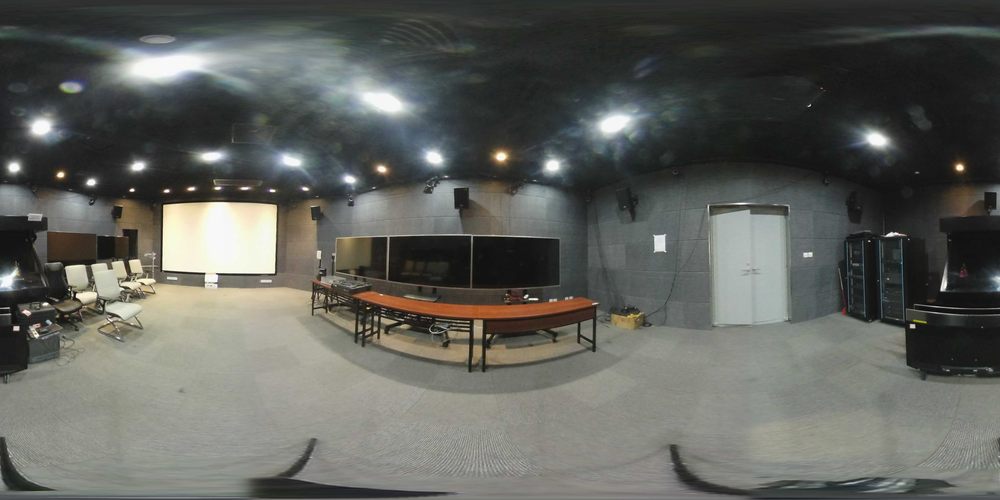
%> input picture fov_selection/375.png, 1000 x 500 px, shrunk from 4096 x 2048 before the run
$ octave --eval "result = select_points(imread('375.png'));"   (GNU Octave 9; MATLAB toolbox functions it lacks are replaced by stand-ins)
%> lines starting %> are read from the running program, lines starting %| are printed output that depends on the picture
function [phi theta]=select_points(img)
I = rgb2gray(img);
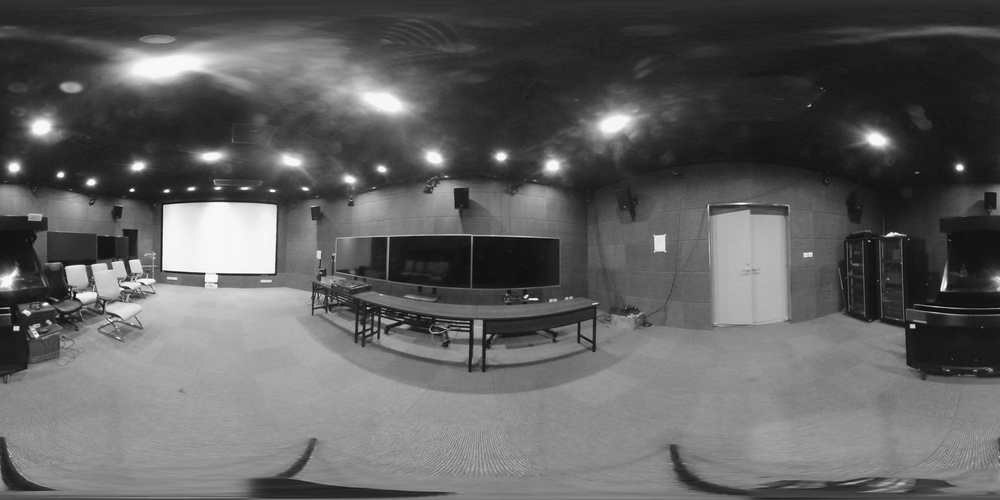
%> I: size 500x1000 uint8; min 3, max 255, mean 96.1
img = double(I);

%%% auto downsampling %%%
[M,N]=size(I);
%> M = 500; N = 1000
f = max(1,round(min(M,N)/256));
%> f = 2
if(f>1)
    lpf = ones(f,f);
    lpf = lpf/sum(lpf(:));
%> lpf = [0.25 0.25; 0.25 0.25]
    img = imfilter(img,lpf,'symmetric','same');
    img = img(1:f:end,1:f:end);
%> img: size 250x500 double
end

%%% detect keypoints with padding %%%
img = [img(:,end-34:end,:) img(:,:,:) img(:,1:35,:)];
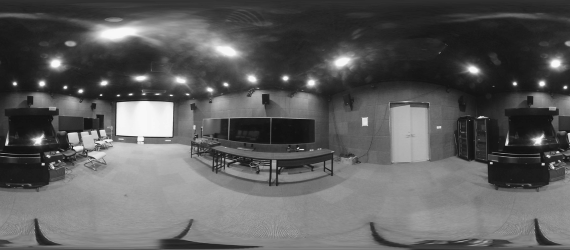
%> img: size 250x570 double; min 12.75, max 249.2, mean 92.9
%> (the run ends here)
